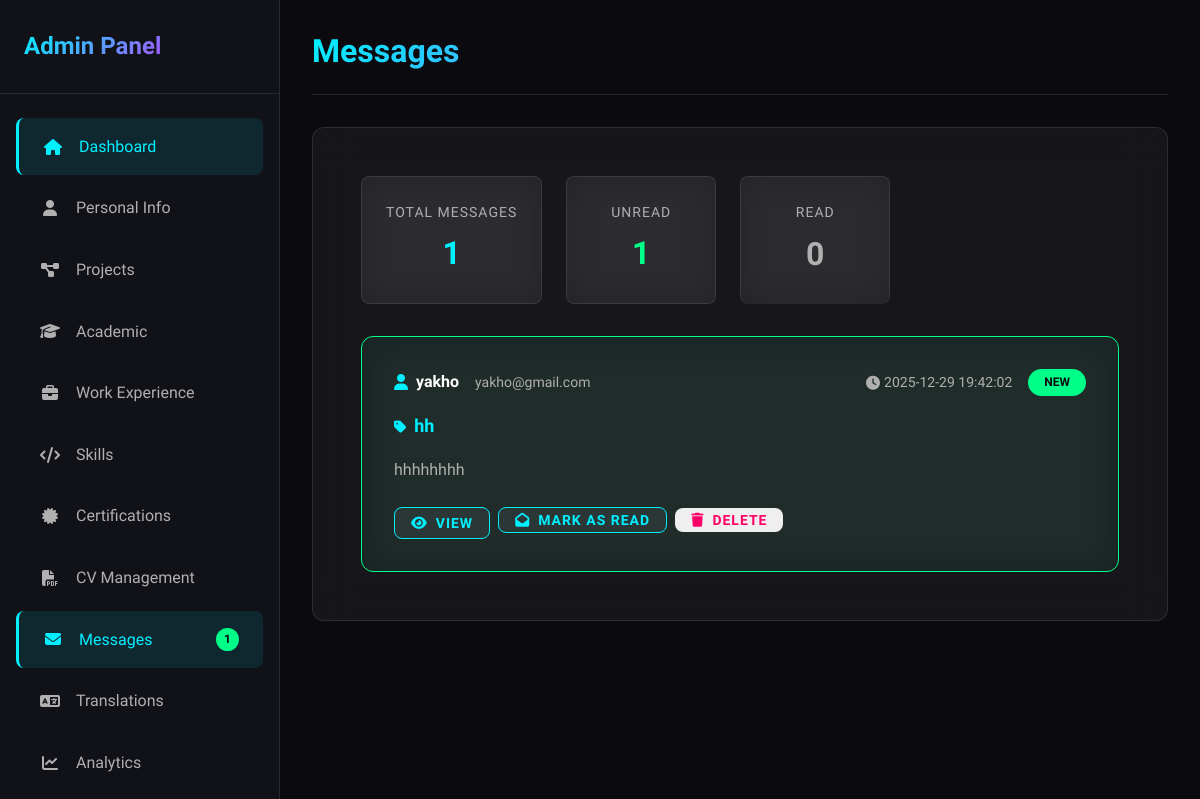
Before: /admin/messages (signed in) with the older database file.
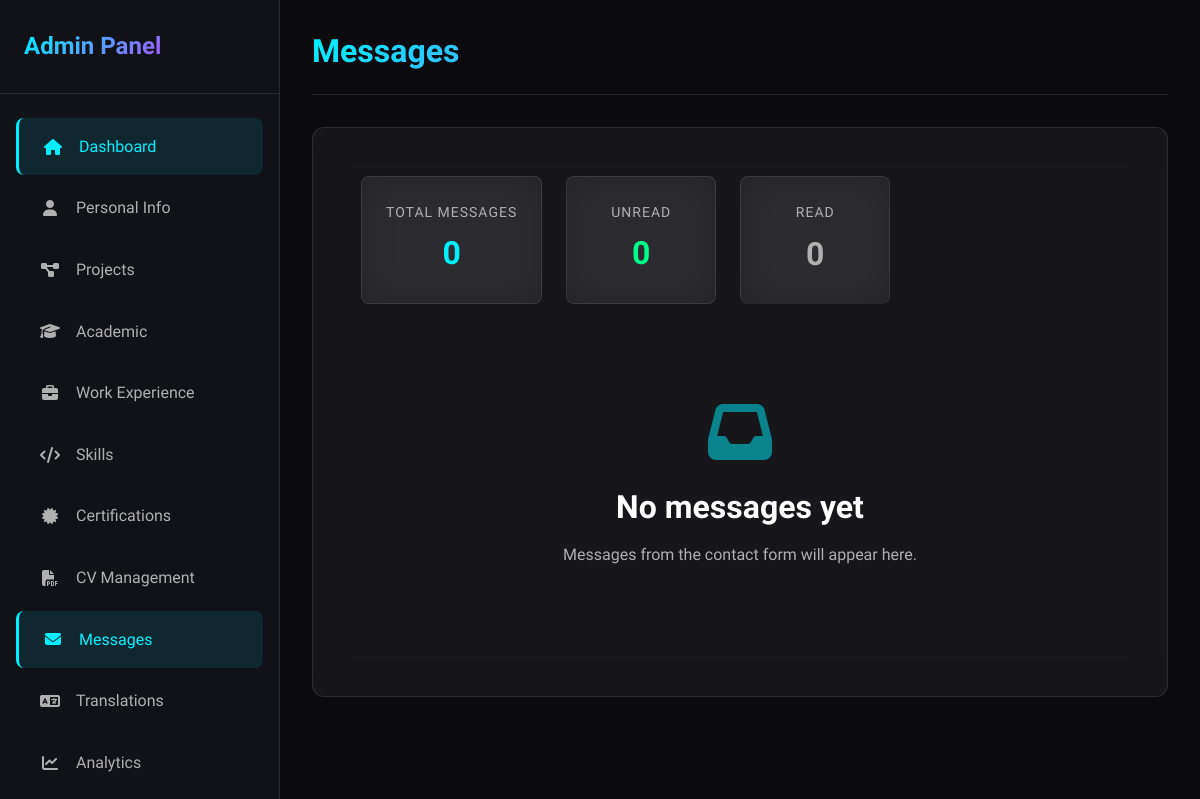
After: the same page with the newer database file.
### tables this page shows
CREATE TABLE messages (
                    id TEXT PRIMARY KEY,
                    name TEXT,
                    email TEXT,
                    subject TEXT,
                    message TEXT,
                    date TEXT,
                    read INTEGER DEFAULT 0
                );

### app.py (the view)
@app.route('/admin/messages')
@admin_required
def admin_messages():
    data = load_portfolio_data(PORTFOLIO_DATA_PATH)
    messages = data.get('messages', [])
    messages.sort(key=lambda x: x.get('date', ''), reverse=True)
    return render_template('admin/messages.html', data=data, messages=messages)

### app.py (called while the page is built, shortened)
@app.before_request
def track_analytics():
    if request.path.startswith('/admin') or \
       request.path.startswith('/static') or \
       request.path.startswith('/api') or \
       request.path.startswith('/set-language'):
        return

@app.context_processor
def inject_language():
    current_lang = get_current_language()
    return {
        'current_language': current_lang,
        'supported_languages': SUPPORTED_LANGUAGES,
        't': get_translation,
        'lang': current_lang
    }

def admin_required(f):
    from functools import wraps
    @wraps(f)
    def decorated_function(*args, **kwargs):
        if not session.get('admin_logged_in'):
            return redirect(url_for('admin_login'))
        return f(*args, **kwargs)
    return decorated_function

### database.py (called while the page is built)
    @contextmanager
    def get_connection(self):
        conn = sqlite3.connect(str(self.db_path))
        conn.row_factory = sqlite3.Row  # Enable column access by name
        try:
            yield conn
            conn.commit()
        except Exception:
            conn.rollback()
            raise
        finally:
            conn.close()

### i18n.py (called while the page is built)
def get_current_language() -> str:
    return session.get('language', DEFAULT_LANGUAGE)

### utils.py (called while the page is built)
def get_db() -> Database:
    global _db_instance
    if _db_instance is None:
        from config import DATABASE_PATH
        _db_instance = Database(DATABASE_PATH)
    return _db_instance

def load_portfolio_data(file_path: Path = None) -> Dict[str, Any]:
    try:
        db = get_db()
        return db.load_portfolio_data()
    except Exception as e:
        print(f"Error loading portfolio data: {e}")
        return {
            "personal_info": {},
            "academic": [],
            "projects": [],
            "skills": [],
            "certifications": [],
            "cv_file": None,
            "messages": [],
            "articles": [],
            "testimonials": []
        }

### templates/admin/messages.html (shortened to what this page needs)
{% extends "admin/base.html" %}
{% block page_title %}Messages{% endblock %}
{% block content %}
<div class="messages-header">
    <div class="messages-stats">
        <div class="stat-item">
            <span class="stat-label">Total Messages</span>
            <span class="stat-value">{{ messages|length }}</span>
        </div>
        <div class="stat-item">
            <span class="stat-label">Unread</span>
            <span class="stat-value unread">{{ messages|selectattr('read', 'equalto', false)|list|length }}</span>
        </div>
        <div class="stat-item">
            <span class="stat-label">Read</span>
            <span class="stat-value read">{{ messages|selectattr('read', 'equalto', true)|list|length }}</span>
        </div>
    </div>
</div>
{% if messages %}
<div class="messages-list">
    {% for message in messages %}
    <div class="message-card {% if not message.read %}unread{% endif %}">
        <div class="message-header">
            <div class="message-sender">
                <i class="fas fa-user"></i>
                <strong>{{ message.name }}</strong>
                <span class="message-email">{{ message.email }}</span>
            </div>
            <div class="message-meta">
                <span class="message-date">
                    <i class="fas fa-clock"></i>
                    {{ message.date }}
                </span>
                {% if not message.read %}
                <span class="unread-badge">New</span>
                {% endif %}
            </div>
        </div>
        <div class="message-subject">
            <i class="fas fa-tag"></i>
            {{ message.subject }}
        </div>
        <div class="message-preview">
            {{ message.message[:150] }}{% if message.message|length > 150 %}...{% endif %}
        </div>
        <div class="message-actions">
            <a href="{{ url_for('admin_message_view', message_id=message.id) }}" class="btn btn-secondary btn-sm">
                <i class="fas fa-eye"></i>
                View
            </a>
            <form method="POST" action="{{ url_for('admin_message_mark_read', message_id=message.id) }}" style="display: inline;">
                <button type="submit" class="btn btn-secondary btn-sm">
                    <i class="fas fa-{% if message.read %}envelope{% else %}envelope-open{% endif %}"></i>
                    Mark as {% if message.read %}Unread{% else %}Read{% endif %}
                </button>
            </form>
            <form method="POST" action="{{ url_for('admin_message_delete', message_id=message.id) }}" style="display: inline;" onsubmit="return confirm('Are you sure you want to delete this message?');">
                <button type="submit" class="btn btn-danger btn-sm">
                    <i class="fas fa-trash"></i>
                    Delete
                </button>
            </form>
        </div>
    </div>
    {% endfor %}
</div>
{% else %}
<div class="empty-state">
    <i class="fas fa-inbox"></i>
    <h3>No messages yet</h3>
    <p>Messages from the contact form will appear here.</p>
</div>
{% endif %}
{% endblock %}

### templates/admin/base.html (shortened to what this page needs)
<!DOCTYPE html>
<html lang="en">
<head>
    <link rel="stylesheet" href="{{ url_for('static', filename='css/style.css') }}">
    <link rel="stylesheet" href="{{ url_for('static', filename='css/admin.css') }}">
    <link rel="stylesheet" href="https://cdnjs.cloudflare.com/ajax/libs/font-awesome/6.4.0/css/all.min.css">
</head>
<body class="admin-body">
    <aside class="admin-sidebar">
        <div class="sidebar-header">
            <h2>Admin Panel</h2>
        </div>
        <nav class="sidebar-nav">
            <a href="{{ url_for('admin_dashboard') }}" class="nav-item">
                <i class="fas fa-home"></i>
                <span>Dashboard</span>
            </a>
            <a href="{{ url_for('admin_personal_info') }}" class="nav-item">
                <i class="fas fa-user"></i>
                <span>Personal Info</span>
            </a>
            <a href="{{ url_for('admin_projects') }}" class="nav-item">
                <i class="fas fa-project-diagram"></i>
                <span>Projects</span>
            </a>
            <a href="{{ url_for('admin_academic') }}" class="nav-item">
                <i class="fas fa-graduation-cap"></i>
                <span>Academic</span>
            </a>
            <a href="{{ url_for('admin_work_experience') }}" class="nav-item">
                <i class="fas fa-briefcase"></i>
                <span>Work Experience</span>
            </a>
            <a href="{{ url_for('admin_skills') }}" class="nav-item">
                <i class="fas fa-code"></i>
                <span>Skills</span>
            </a>
            <a href="{{ url_for('admin_certifications') }}" class="nav-item">
                <i class="fas fa-certificate"></i>
                <span>Certifications</span>
            </a>
            <a href="{{ url_for('admin_cv') }}" class="nav-item">
                <i class="fas fa-file-pdf"></i>
                <span>CV Management</span>
            </a>
            <a href="{{ url_for('admin_messages') }}" class="nav-item">
                <i class="fas fa-envelope"></i>
                <span>Messages</span>
                {% if data and data.messages %}
                    {% set unread_count = data.messages|selectattr('read', 'equalto', false)|list|length %}
                    {% if unread_count > 0 %}
                    <span class="badge-count">{{ unread_count }}</span>
                    {% endif %}
                {% endif %}
            </a>
            <a href="{{ url_for('admin_translations') }}" class="nav-item">
                <i class="fas fa-language"></i>
                <span>Translations</span>
            </a>
            <a href="{{ url_for('admin_analytics') }}" class="nav-item">
                <i class="fas fa-chart-line"></i>
                <span>Analytics</span>
            </a>
        </nav>
    </aside>
    <main class="admin-main">
        <header class="admin-header">
            <h1>{% block page_title %}Dashboard{% endblock %}</h1>
        </header>
        <div class="admin-content">
            {% block content %}{% endblock %}
        </div>
    </main>
</body>
</html>

### static/css/admin.css (style rules this page uses)
.admin-body { display: flex; min-height: 100vh; background: var(--bg-primary); }
.admin-sidebar { width: 280px; background: var(--bg-secondary); border-right: 1px solid rgba(255, 255, 255, 0.1); padding: var(--spacing-xl) 0; position: fixed; height: 100vh; overflow-y: auto; z-index: 100; }
.sidebar-header { padding: 0 var(--spacing-lg) var(--spacing-xl); border-bottom: 1px solid rgba(255, 255, 255, 0.1); margin-bottom: var(--spacing-lg); }
.sidebar-header h2 { font-size: 1.5rem; background: linear-gradient(135deg, var(--color-primary), var(--color-secondary)); -webkit-background-clip: text; -webkit-text-fill-color: transparent; background-clip: text; margin: 0; }
.sidebar-nav { display: flex; flex-direction: column; gap: var(--spacing-xs); padding: 0 var(--spacing-md); }
.nav-item { display: flex; align-items: center; gap: var(--spacing-md); padding: var(--spacing-md) var(--spacing-lg); color: var(--text-secondary); border-radius: var(--radius-md); transition: var(--transition-normal); text-decoration: none; }
.nav-item.active { background: rgba(0, 240, 255, 0.1); color: var(--color-primary); border-left: 3px solid var(--color-primary); }
.nav-item i { width: 20px; text-align: center; }
.admin-main { flex: 1; margin-left: 280px; padding: var(--spacing-xl); min-height: 100vh; }
.admin-header { margin-bottom: var(--spacing-xl); padding-bottom: var(--spacing-lg); border-bottom: 1px solid rgba(255, 255, 255, 0.1); }
.admin-header h1 { font-size: 2rem; margin: 0; background: linear-gradient(135deg, var(--color-primary), var(--color-secondary)); -webkit-background-clip: text; -webkit-text-fill-color: transparent; background-clip: text; }
.admin-content { background: var(--bg-glass); backdrop-filter: blur(20px); border: 1px solid rgba(255, 255, 255, 0.1); border-radius: var(--radius-lg); padding: var(--spacing-2xl); }

### templates/admin/messages.html (style rules this page uses)
.messages-header { margin-bottom: var(--spacing-xl); }
.messages-stats { display: flex; gap: var(--spacing-lg); flex-wrap: wrap; }
.stat-item { background: var(--bg-glass); backdrop-filter: blur(20px); border: 1px solid rgba(255, 255, 255, 0.1); border-radius: var(--radius-md); padding: var(--spacing-lg); display: flex; flex-direction: column; gap: var(--spacing-xs); min-width: 150px; }
.stat-label { font-size: 0.875rem; color: var(--text-secondary); text-transform: uppercase; letter-spacing: 1px; }
.stat-value { font-size: 2rem; font-weight: 700; color: var(--color-primary); }
.stat-value.unread { color: var(--color-accent); }
.stat-value.read { color: var(--text-secondary); }

Changed rows visible on the page:
removed messages: name "yakho", email "yakho@gmail.com", date "2025-12-29 19:42:02", read "NEW", subject "hh", message "hhhhhhhh"
Other visible differences:
{{ messages|length }}: "1" → "0"
{{ messages|selectattr('read', 'equalto', false)|list|length }}: "1" → "0"
{{ unread_count }}: "1" → (not shown)
text now shown: "No messages yet Messages from the contact form will appear here."
